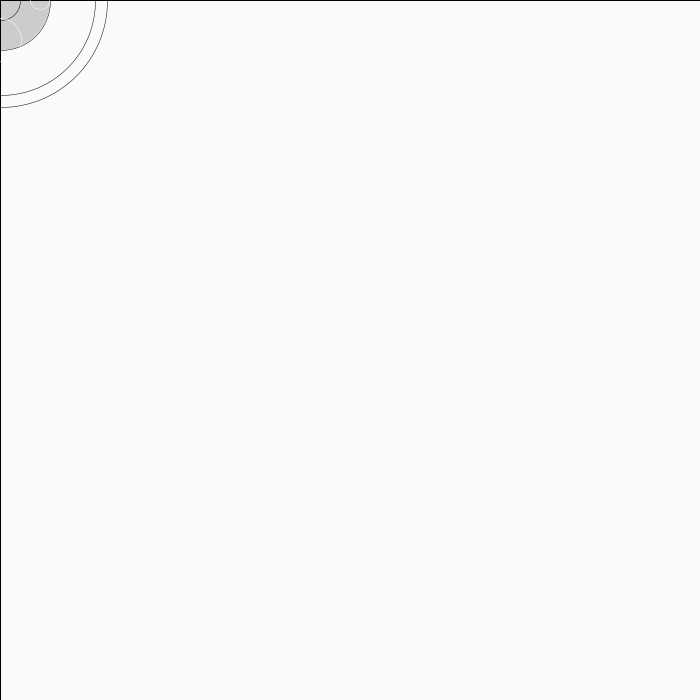
Frame 1 (no input)
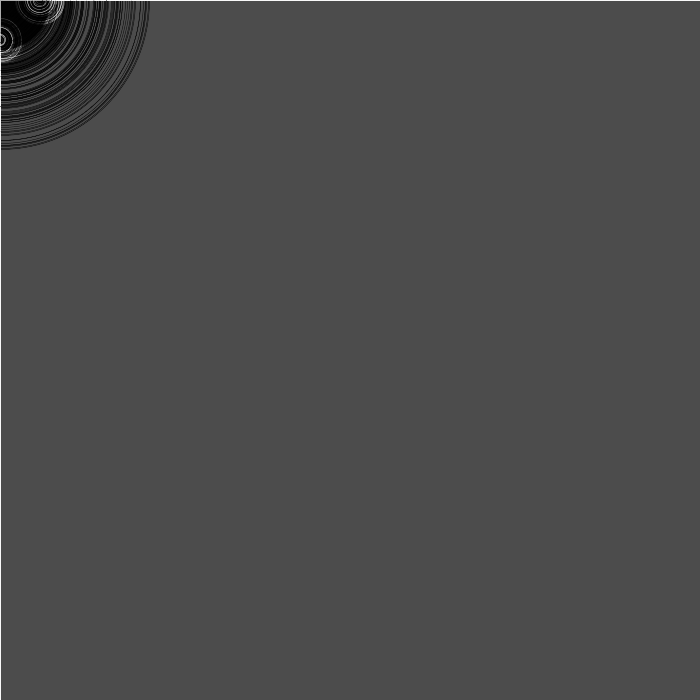
Frame 60 (the mouse pressed at the canvas centre just before this capture)
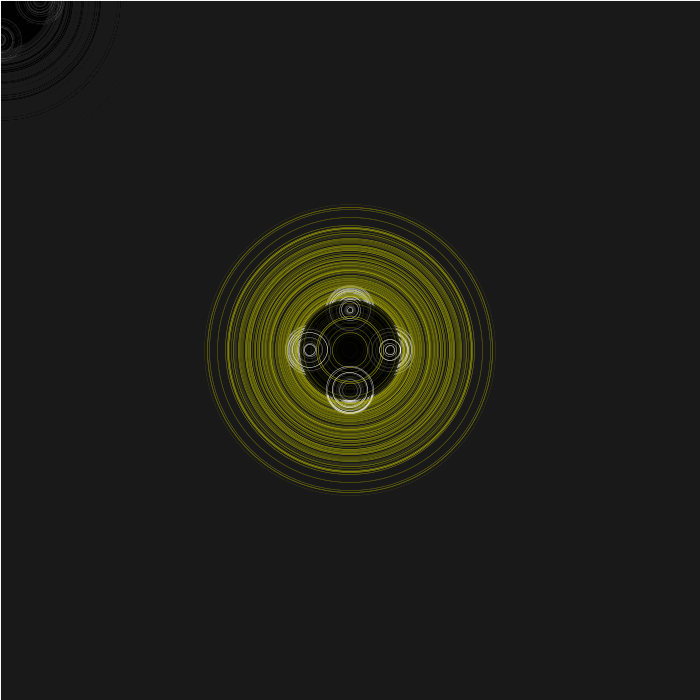
Frame 120 (the mouse held since frame 60 and released just before this capture)

The Processing sketch that drew these frames (run headless with seeded random() and noise(); from frame 60 on, the mouse is pressed at the canvas centre):

// Processing sketch: processing_21167
// ── processing_21167.pde

void setup() {
  size(700, 700);
  background(#FFFFFF);
  smooth();
}
void draw() {
  fill(0, 5);
  rect(0, 0, 900, 900);
  
 noFill();
 noStroke();
  fill(#000000, 47);
  ellipse(mouseX, mouseY,100,100);
 
noFill();

      float r = random(60,300);
     strokeWeight(0.5);
  stroke(mouseX/2, mouseY/2, 0);
      ellipse(mouseX,mouseY,r,r);
      
       float y = random(50,250);
     strokeWeight(0.5);
  stroke(mouseX/2, mouseY/2, 0);
      ellipse(mouseX,mouseY,y,y);
      
       float q = random(25,200);
     strokeWeight(0.5);
  stroke(mouseX/2, mouseY/2, 0);
      ellipse(mouseX,mouseY,q,q);
      
        float t = random(7,150);
     strokeWeight(0.5);
  stroke(mouseX/2, mouseY/2, 0);
      ellipse(mouseX,mouseY,t,t);
      
      
       float v = random(4,50);
      stroke(#ffffff);
      ellipse(mouseX,mouseY+40,v,v);
      float e = random(4,50);
      stroke(#ffffff);
      ellipse(mouseX+40,mouseY,e,e);
        float a = random(4,50);
      stroke(#ffffff);
      ellipse(mouseX,mouseY-40,a,a);
      float b = random(4,50);
      stroke(#ffffff);
      ellipse(mouseX-40,mouseY,b,b);
       

}
